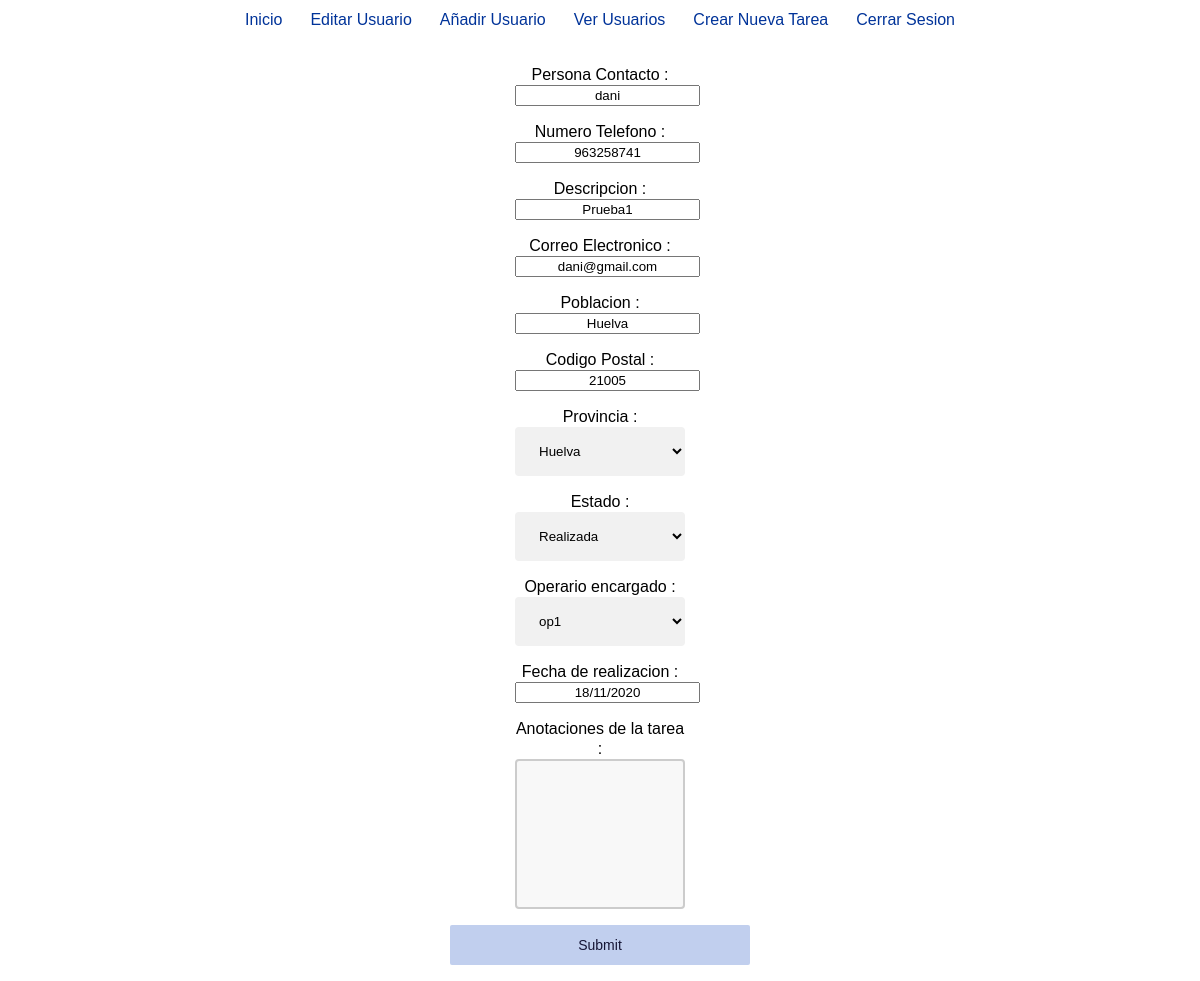
The app's page /Proyecto_PHP_1/controladores/EditarTarea.php?id=1 with its own data.
### tables this page shows
CREATE TABLE IF NOT EXISTS `tareas` (
  `id` int(20) NOT NULL AUTO_INCREMENT,
  `nombre_tarea` varchar(20) NOT NULL,
  `persona_contacto` varchar(20) NOT NULL,
  `tlf_contacto` int(9) NOT NULL,
  `email` varchar(20) NOT NULL,
  `poblacion` varchar(20) NOT NULL,
  `codigo_postal` int(5) NOT NULL,
  `provincia` varchar(20) NOT NULL,
  `estado` varchar(20) NOT NULL,
  `operario_encargado` varchar(20) NOT NULL,
  `fecha_creacion` date NOT NULL,
  `anotaciones_anterior` text NOT NULL,
  `fecha_realizacion` date NOT NULL,
  `anotaciones_posteriores` text NOT NULL,
  PRIMARY KEY (`id`)
);

CREATE TABLE IF NOT EXISTS `provincias` (
  `id` int(11) NOT NULL AUTO_INCREMENT,
  `provincias` varchar(20) NOT NULL,
  PRIMARY KEY (`id`)
);

CREATE TABLE IF NOT EXISTS `usuarios` (
  `id` int(6) NOT NULL AUTO_INCREMENT,
  `user` varchar(20) NOT NULL,
  `passw` varchar(20) NOT NULL,
  `admin` tinyint(1) NOT NULL,
  PRIMARY KEY (`id`)
);

### Proyecto_PHP_1/modelos/EditarTarea.php (called while the page is built, shortened)
<?php
function selectProvincias(){
    $conexion = conexion();
    $consulta = "SELECT provincias FROM provincias";
    $resultado = $conexion->query($consulta);
    $provincias = [];
    while ($fila = $resultado->fetch_assoc()) {
        $provincias[] = $fila;
    }
    return $provincias;
}
function selectOperarios(){
    $conexion = conexion();
    $consulta = "SELECT user FROM usuarios";
    $resultado = $conexion->query($consulta);
    $operarios = [];
    while ($fila = $resultado->fetch_assoc()) {
        $operarios[] = $fila;
    }
    return $operarios;
}
function getTarea($id){
    $conexion = conexion();
    $consulta = "SELECT * FROM tareas WHERE id=$id";
    $resultado = $conexion->query($consulta);
    $tareas = [];
    while ($fila = $resultado->fetch_assoc()) {
        $tareas[] = $fila;
    }
    return $tareas;
}
function desformatearFecha($post){
    list($año, $mes, $dia) = explode('-', $post);
    $fecha="$dia/$mes/$año";
    return $fecha;
}

### Proyecto_PHP_1/vistas/EditarTareas.php (the view, shortened to what this page needs)
<html>
<head>
    <link rel="stylesheet" type="text/css" href="vistas/css/formularios.css">
</head>
<body>
    <form action="" method="POST">
        <p>
            <label>
                Persona Contacto :
                <input type="text" name="contacto" id="contacto"
                value="<?php
                            if($_POST) echo $_POST["contacto"];
                            else echo $tarea[0]["persona_contacto"];
                        ?>">
            </label>
        </p>
        <p>
            <label>
                Numero Telefono :
                <input type="text" name="telefono" id="telefono"
                value="<?php
                            if($_POST) echo $_POST["telefono"];
                            else echo $tarea[0]["tlf_contacto"];
                        ?>">
            </label>
        </p>
        <p>
            <label>
                Descripcion :
                <input name="descripcion" id="descripcion"
                value="<?php
                            if($_POST) echo $_POST["descripcion"];
                            else echo $tarea[0]["nombre_tarea"];
                        ?>">
            </label>
        </p>
        <p>
            <label>
                Correo Electronico :
                <input type="text" name="email" id="email"
                value="<?php
                            if($_POST) echo $_POST["email"];
                            else echo $tarea[0]["email"];
                        ?>">
            </label>
        </p>
        <p>
            <label>
                Poblacion :
                <input type="text" name="poblacion" id="poblacion"
                value="<?php
                            if($_POST) echo $_POST["poblacion"];
                            else echo $tarea[0]["poblacion"];
                        ?>">
            </label>
        </p>
        <p>
            <label>
                Codigo Postal :
                <input type="text" name="cod_postal" id="cod_postal"
                value="<?php
                            if($_POST) echo $_POST["cod_postal"];
                            else echo $tarea[0]["codigo_postal"];
                        ?>">
            </label>
        </p>
        <p>
            <label>
                Provincia :
                <select name="provincia" id="provincia">
                    <?php
                        foreach($provincias as $prov):?>
                            <option name="provincia" value="<?=$prov["provincias"]?>"
                            <?php
                                if(!strcmp($_POST["provincia"],$prov["provincias"])){
                                    echo"selected";
                                }else if(!strcmp($prov["provincias"],$tarea[0]["provincia"]))
                                    echo"selected";
                            ?>
                            >
                            <?=$prov["provincias"]?>
                        </option>
                    <?php endforeach; ?>
                </select>
            </label>
        </p>
        <p>
            <label>
                Estado :
                <select name="estado" id="estado">
                    <option name="estado" value="Realizada"
                    <?php
                        if(!strcmp("Realizada",$tarea[0]["estado"]))
                            echo"selected";
                    ?>>Realizada</option>
                </select>
            </label>
        </p>
        <p>
            <label>
                Operario encargado :
                <select name="operario" id="operario">
                    <?php
                        foreach($operarios as $op):?>
                            <option name="operario" value="<?=$op["user"]?>"
                            <?php
                                if(!strcmp($_POST["operario"],$op["user"])){
                                    echo"selected";
                                }else if(!strcmp($op["user"],$tarea[0]["operario_encargado"]))
                                echo"selected";
                            ?>
                            >
                            <?=$op["user"]?>
                        </option>
                    <?php endforeach; ?>
                </select>
            </label>
        </p>
        <p>
            <label>
                Fecha de realizacion :
                <input type="text" name="fecha_realizar" id="fecha_realizar" placeholder="dd/mm/aaaa"
                value="<?php
                            if($_POST) echo $_POST["fecha_realizar"];
                            else echo $fecha;
                        ?>">
            </label>
        </p>
        <p>
            <label>
                Anotaciones de la tarea :
                <textarea name="anotaciones" id="anotaciones"><?php if($_POST) echo $_POST["anotaciones"];?></textarea>
            </label>
        </p>
        <input type="submit" name="" id="">
    </form>
</body>
</html>

### Proyecto_PHP_1/vistas/css/layout.css (style rules this page uses)
* { font-family: Arial, Helvetica, sans-serif; }

### Proyecto_PHP_1/vistas/css/formularios.css (style rules this page uses)
* { box-sizing: border-box; }
label { display: inline-block; width: 170px; }
html { font-size: 16px; font-family: 'Open Sans', sans-serif; font-weight: 300; }
body { text-align: center; margin: 0 auto; display: block; line-height: 20px; margin: 10; }
input[type=submit] { text-decoration: none; border: 0px; border-radius: 2px; background-color: rgba(10, 66, 187, 0.25); display: block; height: 40px; width: 300px; text-align: center; margin: 0 auto; line-height: 20px; color: rgb(21, 21, 53); font-size: 14px; }
input { text-align: center; }
textarea { width: 100%; height: 150px; padding: 12px 20px; box-sizing: border-box; border: 2px solid #ccc; border-radius: 4px; background-color: #f8f8f8; resize: none; }
select { width: 100%; padding: 16px 20px; border: none; border-radius: 4px; background-color: #f1f1f1; }

### records on screen
tareas: contacto "dani", telefono "963258741", descripcion "Prueba1", email "dani@gmail.com", poblacion "Huelva", cod_postal "21005", provincia "Huelva", estado "Realizada", operario "op1", fecha_realizar "18/11/2020"
